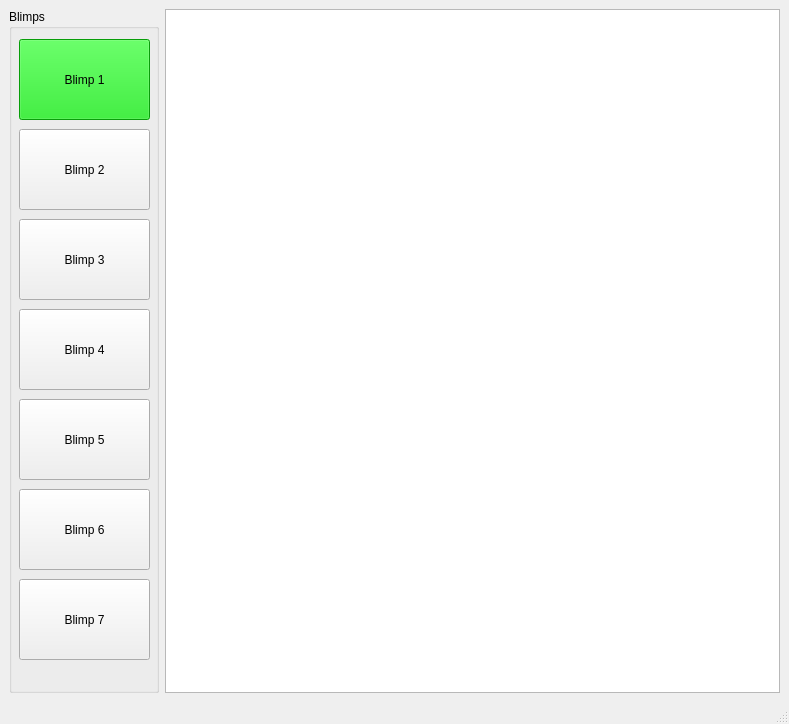
<?xml version="1.0" encoding="UTF-8"?>
<ui version="4.0">
 <class>MainWindow</class>
 <widget class="QMainWindow" name="MainWindow">
  <property name="geometry">
   <rect>
    <x>0</x>
    <y>0</y>
    <width>789</width>
    <height>724</height>
   </rect>
  </property>
  <property name="windowTitle">
   <string>MainWindow</string>
  </property>
  <widget class="QWidget" name="centralwidget">
   <property name="enabled">
    <bool>true</bool>
   </property>
   <layout class="QHBoxLayout" name="horizontalLayout">
    <item>
     <widget class="QGroupBox" name="groupBox">
      <property name="sizePolicy">
       <sizepolicy hsizetype="Fixed" vsizetype="Expanding">
        <horstretch>0</horstretch>
        <verstretch>0</verstretch>
       </sizepolicy>
      </property>
      <property name="minimumSize">
       <size>
        <width>150</width>
        <height>0</height>
       </size>
      </property>
      <property name="title">
       <string>Blimps</string>
      </property>
      <widget class="QPushButton" name="pushButton">
       <property name="geometry">
        <rect>
         <x>10</x>
         <y>30</y>
         <width>131</width>
         <height>81</height>
        </rect>
       </property>
       <property name="styleSheet">
        <string notr="true">background-color:rgb(11, 220, 13);</string>
       </property>
       <property name="text">
        <string>Blimp 1</string>
       </property>
       <property name="flat">
        <bool>false</bool>
       </property>
      </widget>
      <widget class="QPushButton" name="pushButton_2">
       <property name="geometry">
        <rect>
         <x>10</x>
         <y>120</y>
         <width>131</width>
         <height>81</height>
        </rect>
       </property>
       <property name="styleSheet">
        <string notr="true"/>
       </property>
       <property name="text">
        <string>Blimp 2</string>
       </property>
       <property name="flat">
        <bool>false</bool>
       </property>
      </widget>
      <widget class="QPushButton" name="pushButton_3">
       <property name="geometry">
        <rect>
         <x>10</x>
         <y>210</y>
         <width>131</width>
         <height>81</height>
        </rect>
       </property>
       <property name="styleSheet">
        <string notr="true"/>
       </property>
       <property name="text">
        <string>Blimp 3</string>
       </property>
       <property name="flat">
        <bool>false</bool>
       </property>
      </widget>
      <widget class="QPushButton" name="pushButton_4">
       <property name="geometry">
        <rect>
         <x>10</x>
         <y>300</y>
         <width>131</width>
         <height>81</height>
        </rect>
       </property>
       <property name="styleSheet">
        <string notr="true"/>
       </property>
       <property name="text">
        <string>Blimp 4</string>
       </property>
       <property name="flat">
        <bool>false</bool>
       </property>
      </widget>
      <widget class="QPushButton" name="pushButton_5">
       <property name="geometry">
        <rect>
         <x>10</x>
         <y>390</y>
         <width>131</width>
         <height>81</height>
        </rect>
       </property>
       <property name="styleSheet">
        <string notr="true"/>
       </property>
       <property name="text">
        <string>Blimp 5</string>
       </property>
       <property name="flat">
        <bool>false</bool>
       </property>
      </widget>
      <widget class="QPushButton" name="pushButton_6">
       <property name="geometry">
        <rect>
         <x>10</x>
         <y>480</y>
         <width>131</width>
         <height>81</height>
        </rect>
       </property>
       <property name="styleSheet">
        <string notr="true"/>
       </property>
       <property name="text">
        <string>Blimp 6</string>
       </property>
       <property name="flat">
        <bool>false</bool>
       </property>
      </widget>
      <widget class="QPushButton" name="pushButton_7">
       <property name="geometry">
        <rect>
         <x>10</x>
         <y>570</y>
         <width>131</width>
         <height>81</height>
        </rect>
       </property>
       <property name="styleSheet">
        <string notr="true"/>
       </property>
       <property name="text">
        <string>Blimp 7</string>
       </property>
       <property name="flat">
        <bool>false</bool>
       </property>
      </widget>
     </widget>
    </item>
    <item>
     <widget class="GraphicsLayoutWidget" name="graphicsView"/>
    </item>
   </layout>
  </widget>
  <widget class="QMenuBar" name="menubar">
   <property name="geometry">
    <rect>
     <x>0</x>
     <y>0</y>
     <width>789</width>
     <height>24</height>
    </rect>
   </property>
  </widget>
  <widget class="QStatusBar" name="statusbar"/>
 </widget>
 <customwidgets>
  <customwidget>
   <class>GraphicsLayoutWidget</class>
   <extends>QGraphicsView</extends>
   <header>pyqtgraph</header>
  </customwidget>
 </customwidgets>
 <resources/>
 <connections/>
</ui>
